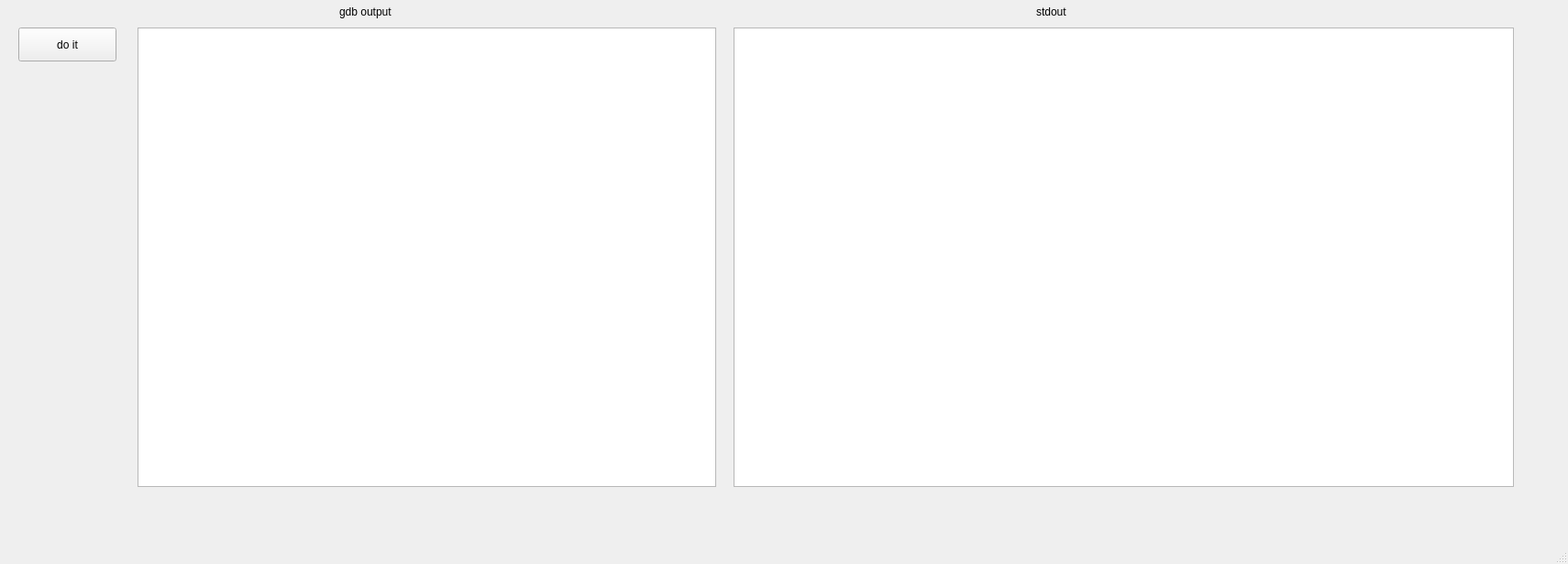
<?xml version="1.0" encoding="UTF-8"?>
<ui version="4.0">
 <class>MultiGDB</class>
 <widget class="QMainWindow" name="MultiGDB">
  <property name="geometry">
   <rect>
    <x>0</x>
    <y>0</y>
    <width>1710</width>
    <height>615</height>
   </rect>
  </property>
  <property name="windowTitle">
   <string>MultiGDB</string>
  </property>
  <widget class="QWidget" name="centralwidget">
   <widget class="QPushButton" name="btnDoIt">
    <property name="geometry">
     <rect>
      <x>20</x>
      <y>30</y>
      <width>107</width>
      <height>37</height>
     </rect>
    </property>
    <property name="text">
     <string>do it</string>
    </property>
   </widget>
   <widget class="QTextEdit" name="teGdb">
    <property name="geometry">
     <rect>
      <x>150</x>
      <y>30</y>
      <width>631</width>
      <height>501</height>
     </rect>
    </property>
   </widget>
   <widget class="QLabel" name="lblGdb">
    <property name="geometry">
     <rect>
      <x>370</x>
      <y>0</y>
      <width>121</width>
      <height>25</height>
     </rect>
    </property>
    <property name="text">
     <string>gdb output</string>
    </property>
   </widget>
   <widget class="QTextEdit" name="teStdout">
    <property name="geometry">
     <rect>
      <x>800</x>
      <y>30</y>
      <width>851</width>
      <height>501</height>
     </rect>
    </property>
   </widget>
   <widget class="QLabel" name="lblStdout">
    <property name="geometry">
     <rect>
      <x>1130</x>
      <y>0</y>
      <width>76</width>
      <height>25</height>
     </rect>
    </property>
    <property name="text">
     <string>stdout</string>
    </property>
   </widget>
  </widget>
  <widget class="QMenuBar" name="menubar">
   <property name="geometry">
    <rect>
     <x>0</x>
     <y>0</y>
     <width>1710</width>
     <height>30</height>
    </rect>
   </property>
  </widget>
  <widget class="QStatusBar" name="statusbar"/>
 </widget>
 <resources/>
 <connections/>
</ui>
